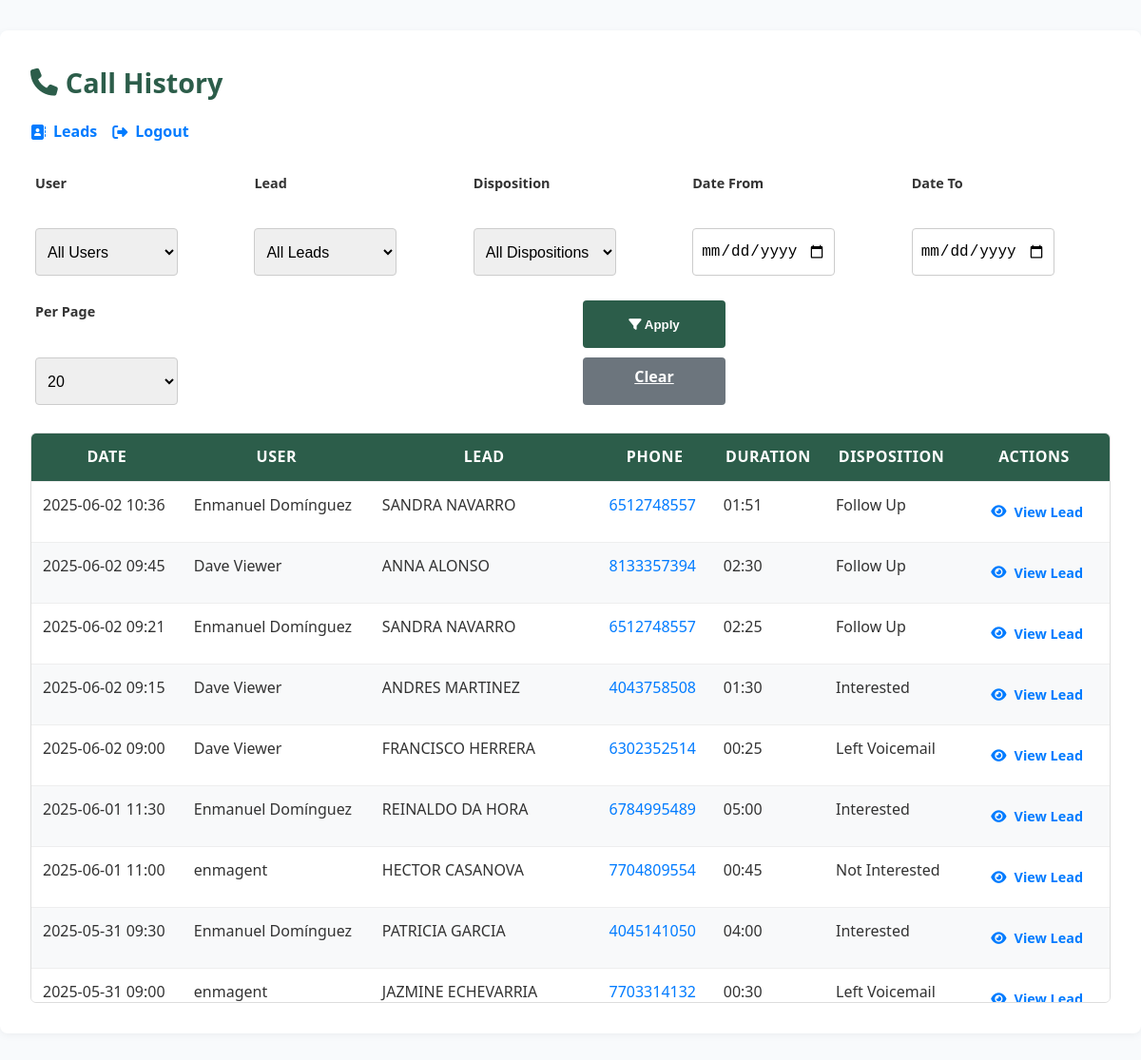
The app's page /calls/list.php (signed in), older data.
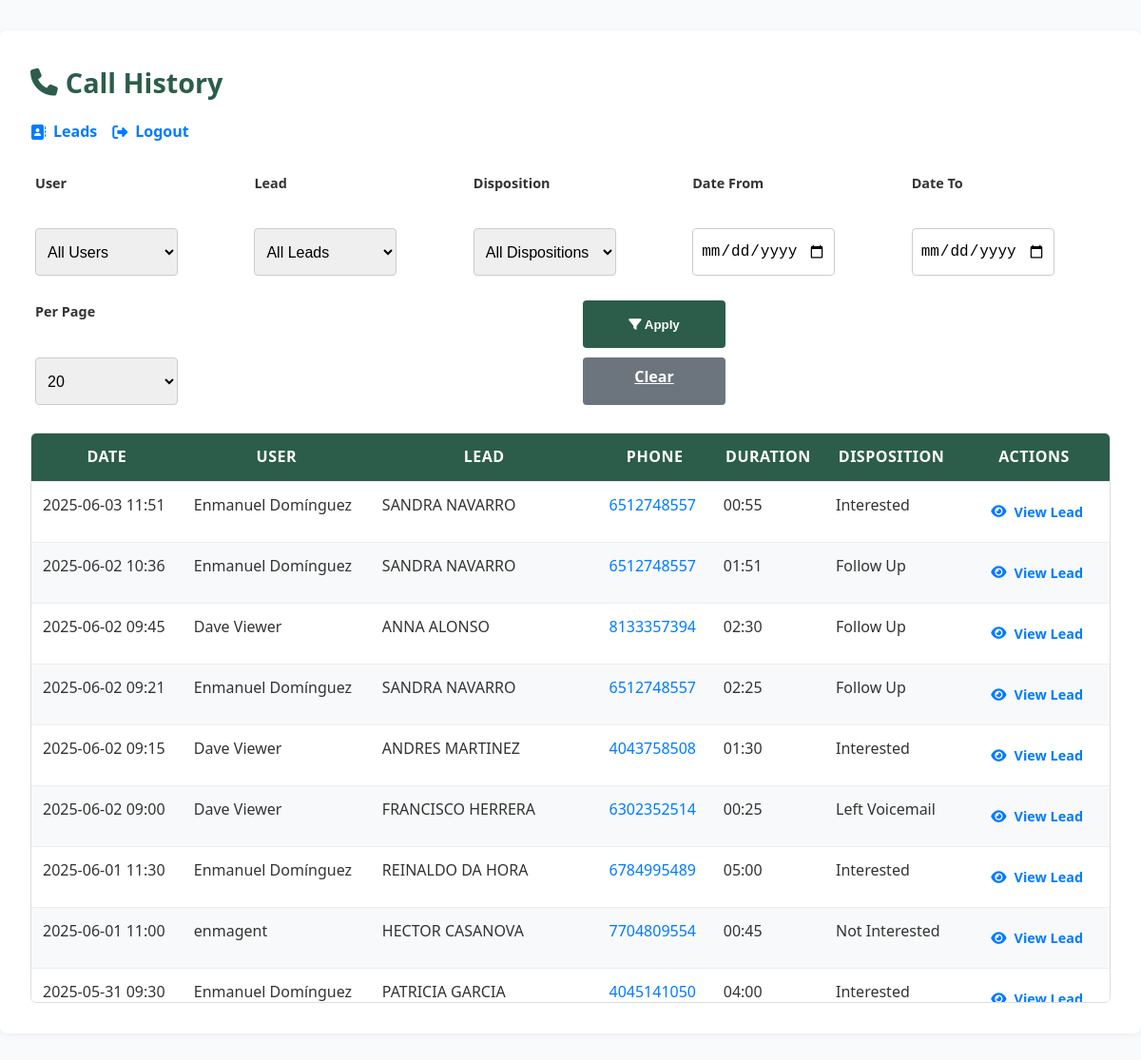
The same page, newer data.
### tables this page shows
CREATE TABLE `interactions` (
  `id` int(11) NOT NULL,
  `lead_id` int(11) NOT NULL,
  `user_id` int(11) NOT NULL,
  `disposition_id` int(11) NOT NULL,
  `notes` text DEFAULT NULL,
  `interaction_time` datetime NOT NULL DEFAULT current_timestamp(),
  `duration_seconds` int(11) DEFAULT NULL,
  `created_at` datetime NOT NULL DEFAULT current_timestamp(),
  `updated_at` datetime NOT NULL DEFAULT current_timestamp() ON UPDATE current_timestamp()
);

CREATE TABLE `users` (
  `id` int(11) NOT NULL,
  `name` varchar(100) NOT NULL,
  `email` varchar(100) NOT NULL,
  `password_hash` varchar(255) NOT NULL,
  `status` enum('active','inactive') NOT NULL DEFAULT 'active',
  `created_at` datetime NOT NULL DEFAULT current_timestamp(),
  `updated_at` datetime NOT NULL DEFAULT current_timestamp() ON UPDATE current_timestamp()
);

CREATE TABLE `leads` (
  `id` int(11) NOT NULL,
  `external_id` varchar(100) NOT NULL,
  `prefix` varchar(20) DEFAULT NULL,
  `first_name` varchar(50) NOT NULL,
  `mi` varchar(10) DEFAULT NULL,
  `last_name` varchar(50) NOT NULL,
  `phone` varchar(20) NOT NULL,
  `email` varchar(100) DEFAULT NULL,
  `address_line` varchar(150) DEFAULT NULL,
  `suite_apt` varchar(50) DEFAULT NULL,
  `city` varchar(50) DEFAULT NULL,
  `state` char(2) DEFAULT NULL,
  `zip5` char(5) DEFAULT NULL,
  `zip4` char(4) DEFAULT NULL,
  `delivery_point_bar_code` varchar(20) DEFAULT NULL,
  `carrier_route` varchar(20) DEFAULT NULL,
  `fips_county_code` char(5) DEFAULT NULL,
  `county_name` varchar(50) DEFAULT NULL,
  `age` int(11) DEFAULT NULL,
  `insurance_interest_id` int(11) DEFAULT NULL,
  `source_id` int(11) NOT NULL,
  `status_id` int(11) NOT NULL DEFAULT 1,
  `do_not_call` tinyint(1) NOT NULL DEFAULT 0,
  `taken_by` int(11) DEFAULT NULL,
  `taken_at` datetime DEFAULT NULL,
  `created_at` datetime NOT NULL DEFAULT current_timestamp(),
  `updated_at` datetime NOT NULL DEFAULT current_timestamp() ON UPDATE current_timestamp(),
  `income` varchar(10) DEFAULT NULL,
  `language` varchar(10) DEFAULT NULL,
  `notes` text DEFAULT NULL
);

CREATE TABLE `dispositions` (
  `id` int(11) NOT NULL,
  `name` varchar(50) NOT NULL,
  `created_at` datetime NOT NULL DEFAULT current_timestamp()
);

### calls/list.php (the view, shortened to what this page needs)
<?php
$pdo  = getPDO();
$page    = max(1, (int)($_GET['page'] ?? 1));
$perPage = (int)($_GET['per_page'] ?? 20);
$perPage = in_array($perPage, [10,20,50,100], true) ? $perPage : 20;
$offset  = ($page - 1) * $perPage;
$conds  = [];
$params = [];
$where = $conds ? "WHERE " . implode(" AND ", $conds) : "";
$stmt = $pdo->prepare("
    SELECT
        i.id,
        i.created_at,
        i.duration_seconds,
        d.name AS disposition,
        u.name AS user,
        l.id   AS lead_id,
        CONCAT(l.first_name,' ',l.last_name) AS lead_name,
        l.phone
    FROM interactions i
    JOIN users u        ON i.user_id = u.id
    JOIN leads l        ON i.lead_id = l.id
    JOIN dispositions d ON i.disposition_id = d.id
    $where
    ORDER BY i.created_at DESC
    LIMIT $offset, $perPage
");
$stmt->execute($params);
$calls = $stmt->fetchAll(PDO::FETCH_ASSOC);
function h($s){ return htmlspecialchars((string)$s, ENT_QUOTES, 'UTF-8'); }
function dur_mmss(?int $s): string {
    $m = floor($s/60);
    $r = $s%60;
    return sprintf('%02d:%02d', $m, $r);
}
?>
<!DOCTYPE html>
<html lang="en">
<head>
  <link rel="stylesheet" href="https://cdnjs.cloudflare.com/ajax/libs/font-awesome/6.4.0/css/all.min.css">
  <link rel="stylesheet" href="../assets/css/calls/list.css">
</head>
<body>
<div class="container">
  <h1><i class="fas fa-phone"></i> Call History</h1>
  <nav class="nav">
    <a href="../leads/list.php" class="leads-btn"><i class="fas fa-address-book"></i> Leads</a>
    <a href="../auth/logout.php" class="logout-link"><i class="fas fa-sign-out-alt"></i> Logout</a>
  </nav>
  <form method="get" class="filters mb-4" novalidate>
    <div class="filter-row">
      <div class="form-group">
        <label for="user">User</label>
        <select id="user" name="user" class="form-control">
          <option value="">All Users</option>
        </select>
      </div>
      <div class="form-group">
        <label for="lead">Lead</label>
        <select id="lead" name="lead" class="form-control">
          <option value="">All Leads</option>
        </select>
      </div>
      <div class="form-group">
        <label for="disposition">Disposition</label>
        <select id="disposition" name="disposition" class="form-control">
          <option value="">All Dispositions</option>
        </select>
      </div>
      <div class="form-group">
        <label for="date_from">Date From</label>
        <input type="date" id="date_from" name="date_from" value="<?= h($_GET['date_from'] ?? '') ?>" class="form-control">
      </div>
      <div class="form-group">
        <label for="date_to">Date To</label>
        <input type="date" id="date_to" name="date_to" value="<?= h($_GET['date_to'] ?? '') ?>" class="form-control">
      </div>
      <div class="form-group">
        <label for="per_page">Per Page</label>
        <select id="per_page" name="per_page" class="form-control">
          <?php foreach ([10,20,50,100] as $opt): ?>
            <option value="<?= $opt ?>" <?= $perPage===$opt?'selected':''; ?>><?= $opt ?></option>
          <?php endforeach; ?>
        </select>
      </div>
      <div class="form-group">
        <button type="submit" class="btn btn-primary"><i class="fas fa-filter"></i> Apply</button>
        <a href="list.php" class="btn btn-secondary">Clear</a>
      </div>
    </div>
  </form>
  <div class="table-container">
    <table class="call-table">
      <thead>
        <tr>
          <th>Date</th>
          <th>User</th>
          <th>Lead</th>
          <th>Phone</th>
          <th>Duration</th>
          <th>Disposition</th>
          <th>Actions</th>
        </tr>
      </thead>
      <tbody>
        <?php if (!$calls): ?>
          <tr><td colspan="7" class="empty">No calls found.</td></tr>
        <?php else: foreach ($calls as $call): ?>
          <tr>
            <td><?= h(date('Y-m-d H:i', strtotime($call['created_at']))) ?></td>
            <td><?= h($call['user']) ?></td>
            <td><?= h($call['lead_name']) ?></td>
            <td>
              <?php $ph = preg_replace('/\s+/', '', (string)$call['phone']); ?>
              <a href="tel:<?= h($ph) ?>"><?= h($call['phone']) ?></a>
            </td>
            <td><?= dur_mmss($call['duration_seconds'] ? (int)$call['duration_seconds'] : null) ?></td>
            <td><?= h($call['disposition']) ?></td>
            <td class="actions-cell">
              <a href="../leads/view.php?id=<?= (int)$call['lead_id'] ?>" class="btn btn-view">
                <i class="fas fa-eye"></i> View Lead
              </a>
            </td>
          </tr>
        <?php endforeach; endif; ?>
      </tbody>
    </table>
  </div>
</div>
</body>
</html>

Row changes from the older to the newer data that the page shows:
no longer on this page (row unchanged): interactions: created_at "2025-05-31 09:00", user.name "enmagent", lead_name "JAZMINE ECHEVARRIA", lead.phone "7703314132", duration_seconds "00:30", disposition.name "Left Voicemail"
added interactions: created_at "2025-06-03 11:51", user.name "Enmanuel Domínguez", lead_name "SANDRA NAVARRO", lead.phone "6512748557", duration_seconds "00:55", disposition.name "Interested"
